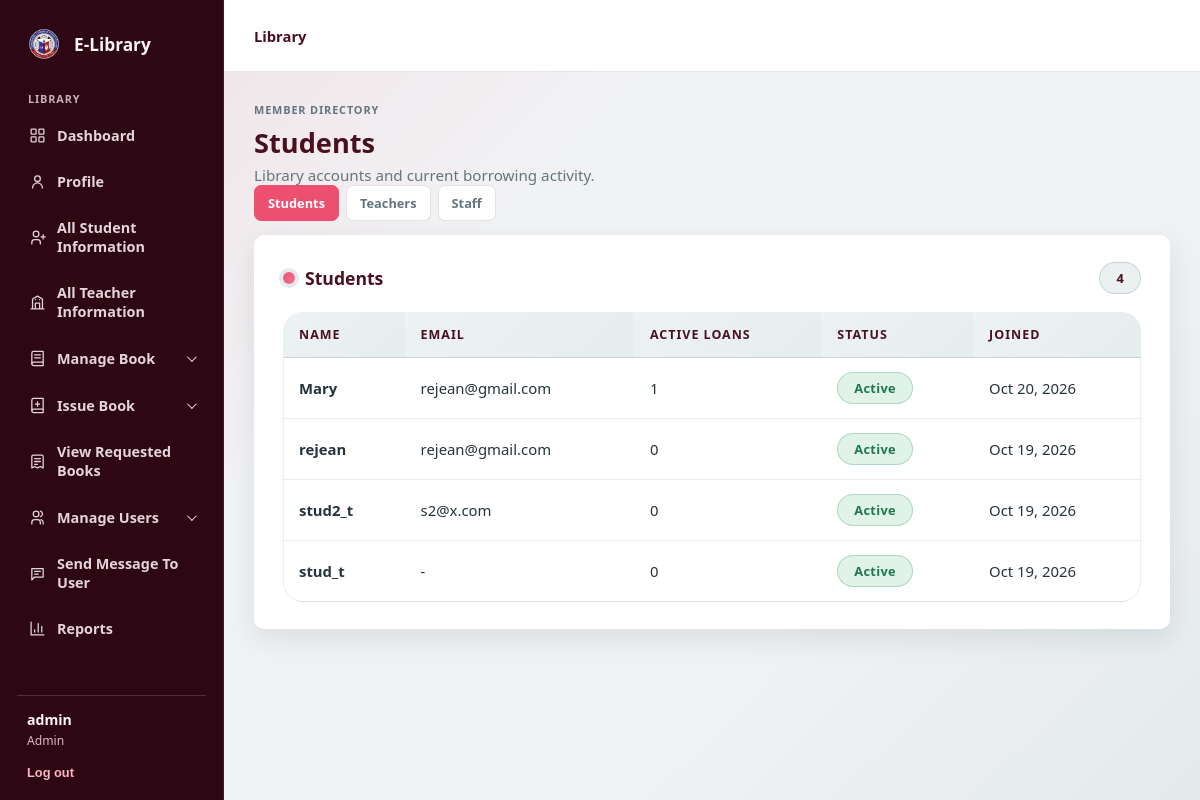
Page /staff/members/ (signed in) on the committed database.
### Rejean_App/models.py (models this page shows, shortened)
class CustomUser(AbstractUser):
    ROLE_STUDENT = 'student'
    ROLE_TEACHER = 'teacher'
    ROLE_STAFF = 'staff'
    ROLE_CHOICES = [
        (ROLE_STUDENT, 'Student'),
        (ROLE_TEACHER, 'Teacher'),
        (ROLE_STAFF, 'Staff'),
    ]
    role = models.CharField(max_length=10, choices=ROLE_CHOICES, default=ROLE_STUDENT)
    @property
    def is_staff_role(self):
        return self.is_superuser or self.role == self.ROLE_STAFF
    @property
    def account_role_display(self):
        return 'Admin' if self.is_superuser else self.get_role_display()

### Rejean_App/views.py (the view)
# urls.py: path('staff/members/', views.staff_members, name='staff_members'),
@staff_required
def staff_members(request):
    role = request.GET.get('role', CustomUser.ROLE_STUDENT)
    role_labels = {
        CustomUser.ROLE_STUDENT: 'Students',
        CustomUser.ROLE_TEACHER: 'Teachers',
        CustomUser.ROLE_STAFF: 'Staff accounts',
    }
    if role not in role_labels:
        role = CustomUser.ROLE_STUDENT
    members = CustomUser.objects.filter(role=role, is_superuser=False).annotate(
        active_loans=Count(
            'borrow_records',
            filter=Q(borrow_records__returned_at__isnull=True),
        ),
    ).order_by('username')
    return render(request, 'InvApp/staff_members.html', {
        'members': members,
        'selected_role': role,
        'page_title': role_labels[role],
    })

### Rejean_App/Templates/InvApp/staff_members.html (shortened to what this page needs)
{% extends 'InvApp/base.html' %}
{% block content %}
<header class="staff-dashboard-head">
    <div>
        <span class="eyebrow">MEMBER DIRECTORY</span>
        <h1 class="lms-title">{{ page_title }}</h1>
        <p class="lms-subtitle">Library accounts and current borrowing activity.</p>
    </div>
</header>
<nav class="member-filter" aria-label="Filter member type">
    <a href="{% url 'staff_members' %}?role=student" class="{% if selected_role == 'student' %}active{% endif %}">Students</a>
    <a href="{% url 'staff_members' %}?role=teacher" class="{% if selected_role == 'teacher' %}active{% endif %}">Teachers</a>
    <a href="{% url 'staff_members' %}?role=staff" class="{% if selected_role == 'staff' %}active{% endif %}">Staff</a>
</nav>
<section class="lms-card member-directory">
    <div class="card-title">{{ page_title }} <span class="badge-pill badge-violet ms-auto">{{ members|length }}</span></div>
    <div class="table-wrap">
        <table class="lms-table">
            <thead><tr><th>Name</th><th>Email</th><th>Active loans</th><th>Status</th><th>Joined</th></tr></thead>
            <tbody>
                {% for member in members %}
                <tr>
                    <td><strong>{{ member.get_full_name|default:member.username }}</strong>{% if member.get_full_name %}<br><small>@{{ member.username }}</small>{% endif %}</td>
                    <td>{{ member.email|default:'-' }}</td>
                    <td>{{ member.active_loans }}</td>
                    <td>{% if member.is_active %}<span class="badge-pill badge-available">Active</span>{% else %}<span class="badge-pill badge-overdue">Inactive</span>{% endif %}</td>
                    <td>{{ member.date_joined|date:"M d, Y" }}</td>
                </tr>
                {% empty %}
                <tr><td colspan="5" class="empty-state">No {{ page_title|lower }} found.</td></tr>
                {% endfor %}
            </tbody>
        </table>
    </div>
</section>
{% endblock %}

### Rejean_App/Templates/InvApp/base.html (shortened to what this page needs)
{% load static %}
<!DOCTYPE html>
<html lang="en">
<head>
    <link href="{% static 'InvApp/theme.css' %}?v=auth-pink-2" rel="stylesheet">
</head>
<body class="lms-body{% if request.resolver_match.url_name == 'login' or request.resolver_match.url_name == 'staff_login' or request.resolver_match.url_name == 'register' %} auth-page{% endif %}">
    {% if user.is_authenticated %}
    <div class="app-shell">
        <aside class="app-sidebar">
            <a class="app-brand" href="{% url 'book_list' %}">
                <img src="{% static 'CCTC_logo.png' %}" alt="" class="brand-logo">
                <span>E-Library</span>
            </a>
            <span class="sidebar-label">LIBRARY</span>
            <nav class="sidebar-links" aria-label="Library navigation">
                {% if user.is_staff_role %}
                <a href="{% url 'staff_dashboard' %}" class="{% if request.resolver_match.url_name == 'staff_dashboard' %}active{% endif %}">
                    <svg class="nav-icon" viewBox="0 0 24 24" aria-hidden="true"><rect x="3" y="3" width="7" height="7" rx="1"/><rect x="14" y="3" width="7" height="7" rx="1"/><rect x="3" y="14" width="7" height="7" rx="1"/><rect x="14" y="14" width="7" height="7" rx="1"/></svg><span>Dashboard</span>
                </a>
                <a href="{% url 'staff_profile' %}" class="{% if request.resolver_match.url_name == 'staff_profile' %}active{% endif %}">
                    <svg class="nav-icon" viewBox="0 0 24 24" aria-hidden="true"><circle cx="12" cy="8" r="4"/><path d="M5 21a7 7 0 0 1 14 0"/></svg><span>Profile</span>
                </a>
                <a href="{% url 'staff_members' %}?role=student" class="{% if request.resolver_match.url_name == 'staff_members' and request.GET.role == 'student' %}active{% endif %}">
                    <svg class="nav-icon" viewBox="0 0 24 24" aria-hidden="true"><path d="M16 21v-2a4 4 0 0 0-4-4H8a4 4 0 0 0-4 4v2"/><circle cx="10" cy="7" r="4"/><path d="M20 8v6M17 11h6"/></svg><span>All Student Information</span>
                </a>
                <a href="{% url 'staff_members' %}?role=teacher" class="{% if request.resolver_match.url_name == 'staff_members' and request.GET.role == 'teacher' %}active{% endif %}">
                    <svg class="nav-icon" viewBox="0 0 24 24" aria-hidden="true"><path d="M3 21h18M5 21V7l7-4 7 4v14M9 21v-8h6v8"/><path d="M9 8h.01M15 8h.01"/></svg><span>All Teacher Information</span>
                </a>
                <details class="sidebar-group" {% if request.resolver_match.url_name == 'book_list' %}open{% endif %}>
                    <summary><svg class="nav-icon" viewBox="0 0 24 24" aria-hidden="true"><path d="M4 19.5A2.5 2.5 0 0 1 6.5 17H20"/><path d="M6.5 2H20v20H6.5A2.5 2.5 0 0 1 4 19.5v-15A2.5 2.5 0 0 1 6.5 2Z"/><path d="M8 7h8M8 11h8"/></svg><span>Manage Book</span><span class="sidebar-chevron" aria-hidden="true"></span></summary>
                </details>
                <details class="sidebar-group" {% if request.resolver_match.url_name == 'staff_issue' %}open{% endif %}>
                    <summary><svg class="nav-icon" viewBox="0 0 24 24" aria-hidden="true"><path d="M4 19.5A2.5 2.5 0 0 1 6.5 17H20"/><path d="M6.5 2H20v20H6.5A2.5 2.5 0 0 1 4 19.5v-15A2.5 2.5 0 0 1 6.5 2Z"/><path d="M12 7v6M9 10h6"/></svg><span>Issue Book</span><span class="sidebar-chevron" aria-hidden="true"></span></summary>
                </details>
                <a href="{% url 'staff_requests' %}" class="{% if request.resolver_match.url_name == 'staff_requests' %}active{% endif %}">
                    <svg class="nav-icon" viewBox="0 0 24 24" aria-hidden="true"><path d="M6 3h12a2 2 0 0 1 2 2v16l-4-2-4 2-4-2-4 2V5a2 2 0 0 1 2-2Z"/><path d="M8 8h8M8 12h8M8 16h4"/></svg><span>View Requested Books</span>
                </a>
                <details class="sidebar-group" {% if request.resolver_match.url_name == 'staff_members' and request.GET.role == 'staff' %}open{% endif %}>
                    <summary><svg class="nav-icon" viewBox="0 0 24 24" aria-hidden="true"><path d="M16 21v-2a4 4 0 0 0-4-4H8a4 4 0 0 0-4 4v2"/><circle cx="10" cy="7" r="4"/><path d="M20 21v-2a4 4 0 0 0-3-3.87M16 3.13a4 4 0 0 1 0 7.75"/></svg><span>Manage Users</span><span class="sidebar-chevron" aria-hidden="true"></span></summary>
                </details>
                <a href="{% url 'staff_send_message' %}" class="{% if request.resolver_match.url_name == 'staff_send_message' %}active{% endif %}">
                    <svg class="nav-icon" viewBox="0 0 24 24" aria-hidden="true"><path d="M4 5h16v12H8l-4 4V5Z"/><path d="M8 9h8M8 13h5"/></svg><span>Send Message To User</span>
                </a>
                <a href="{% url 'staff_dashboard' %}#reports">
                    <svg class="nav-icon" viewBox="0 0 24 24" aria-hidden="true"><path d="M3 3v18h18"/><path d="M18 17V9M13 17V5M8 17v-3"/></svg><span>Reports</span>
                </a>
                {% endif %}
            </nav>
            <div class="sidebar-account">
                <span class="account-name">{{ user.get_full_name|default:user.username }}</span>
                <span class="account-role">{{ user.account_role_display }}</span>
                <form method="POST" action="{% if user.is_staff_role %}{% url 'staff_logout' %}{% else %}{% url 'logout' %}{% endif %}">
                    <button type="submit" class="sidebar-logout">Log out</button>
                </form>
            </div>
        </aside>
        <div class="app-main">
            <header class="app-topbar">
                {% block topbar %}<span class="topbar-label">Library</span>{% endblock %}
            </header>
    {% endif %}
    <main class="lms-container">
        {% block content %}{% endblock %}
    </main>
    {% if user.is_authenticated %}
        </div>
    </div>
    {% endif %}
</body>
</html>

### rows in the picture
CustomUser: get_full_name "admin", account_role_display "Admin"
CustomUser: get_full_name "Mary", email "rejean@gmail.com", active_loans "1", is_active "Active", date_joined "Oct 20, 2026"
CustomUser: get_full_name "rejean", email "rejean@gmail.com", active_loans "0", is_active "Active", date_joined "Oct 19, 2026"
CustomUser: get_full_name "stud2_t", email "s2@x.com", active_loans "0", is_active "Active", date_joined "Oct 19, 2026"
CustomUser: get_full_name "stud_t", email "-", active_loans "0", is_active "Active", date_joined "Oct 19, 2026"

### other values in the picture
{{ page_title }} "Students"
{{ members|length }} "4"
